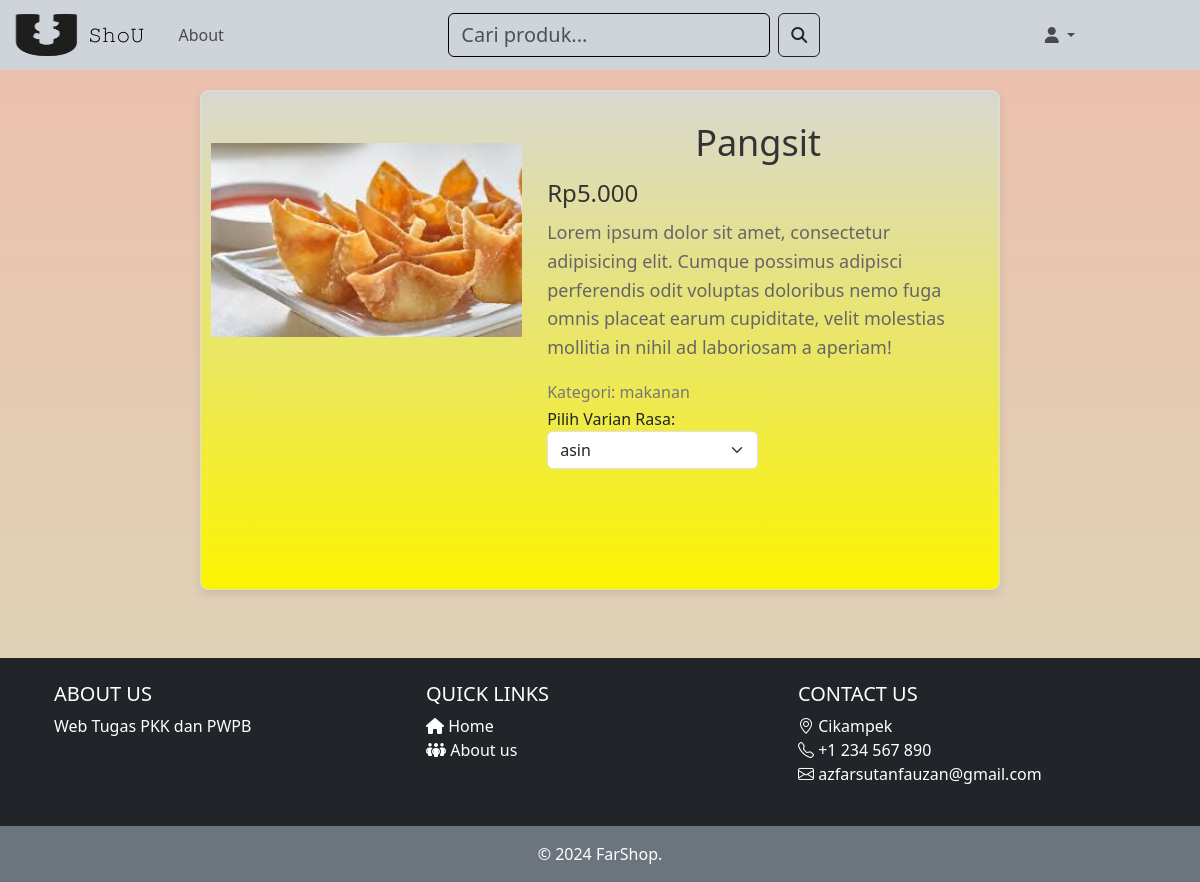
Screenshot of /detail_produk.php?id_produk=31 with the database file from the repository.
### tables this page shows
CREATE TABLE `produk` (
  `id_produk` int(11) NOT NULL,
  `nama` varchar(255) NOT NULL,
  `harga` int(255) NOT NULL,
  `kategori` varchar(255) NOT NULL,
  `deskripsi` text NOT NULL,
  `gambar` varchar(200) NOT NULL,
  `id_kategori` int(11) DEFAULT NULL
);

### deskripsi.php (the view, shortened to what this page needs)
<?php
require 'connection/koneksi.php';
if (isset($_GET['id_produk'])) {
    $id_produk = $_GET['id_produk'];
    $query = mysqli_query($conn, "SELECT * FROM produk WHERE id_produk = $id_produk");
    if (mysqli_num_rows($query) > 0) {
        $row = mysqli_fetch_assoc($query);
    } else {
        echo "row tidak ditemukan!";
        exit;
    }
} else {
    echo "barang tidak ada!";
    exit;
}
?>
<!DOCTYPE html>
<html lang="en">
<head>
    <link rel="stylesheet" href="style/deskripsi.css">
</head>
<body style="background: linear-gradient(#edbfac, #dbd8bb);">
<form action="keranjang/tambah.php" method="post">
    <div class="deskripsi">
        <div class="kartu">
            <img src="halaman/img/<?= $row['gambar']; ?>" alt="<?= $row['nama']; ?>">
            <div class="isi">
                <h2><?= htmlspecialchars($row['nama']); ?></h2>
                <h4>Rp<?= number_format($row['harga'], 0, ',', '.'); ?></h4>
                <div class="deskripsi-container">
                    <p><?= htmlspecialchars($row['deskripsi']); ?></p>
                </div>
                <h4>Kategori: <?= htmlspecialchars($row['kategori']); ?></h4>
                <label for="varian">Pilih Varian Rasa:</label>
                <select class="form-select w-50" name="id_varian" id="id_varian" required>
        <?php
        $varianQuery = "SELECT id_varian, nama_varian FROM varian WHERE id_produk = ?";
        $varianStmt = $conn->prepare($varianQuery);
        $varianStmt->bind_param('i', $row['id_produk']);
        $varianStmt->execute();
        $varianResult = $varianStmt->get_result();
        while ($varianRow = $varianResult->fetch_assoc()) {
            echo "<option value='{$varianRow['id_varian']}'>{$varianRow['nama_varian']}</option>";
        }
        ?>
    </select>
            </div>
        </div>
    </div>
</form>
</body>
</html>

### style/deskripsi.css (style rules this page uses)
body { font-family: Arial, sans-serif; margin: 0; padding: 0; background-color: #f5f5f5; }
.deskripsi { display: flex; justify-content: center; align-items: center; padding: 20px; }
.kartu { display: flex; max-width: 800px; width: 100%; background: linear-gradient(#d9d8d1, #fbf400); box-shadow: 0 4px 10px rgba(0, 0, 0, 0.1); border-radius: 10px; overflow: hidden; transition: transform 0.2s; }
.kartu img { width: 40%; height: auto; object-fit: cover; }
.isi { width: 60%; padding: 20px; display: flex; flex-direction: column; justify-content: flex-start; }
.isi h2 { margin: 0; font-size: 24px; color: #333; margin-bottom: 10px; }
.isi p { font-size: 16px; color: #666; }
.deskripsi .kartu { height: 500px; display: flex; gap: 5px; padding: 10px; border: 1px solid #ddd; border-radius: 8px; }
.deskripsi img { max-width: 40%; max-height: 100%; object-fit: contain; border-radius: 8px; margin-top: -100px; }
.deskripsi .isi { flex: 1; padding: 20px; overflow-y: auto; }
.isi h2 { font-size: 36px; text-align: center; margin-bottom: 15px; }
.isi h4 { font-size: 24px; color: #333; margin-bottom: 10px; }
.deskripsi-container p { font-size: 18px; line-height: 1.6; }
.isi h4:last-of-type { font-size: 1em; margin: 5px 0; color: #777; }

### rows the page displays
produk: gambar (picture), nama "Pangsit", harga "5.000", deskripsi "Lorem ipsum dolor sit amet, consectetur adipisicing elit. Cumque possimus adipisci perferendis odit voluptas doloribus nemo fuga omnis placeat earum cupiditate, velit molestias mollitia in nihil ad laboriosam a aperiam!", kategori "makanan"

### other values shown
form field id_varian "asin"
